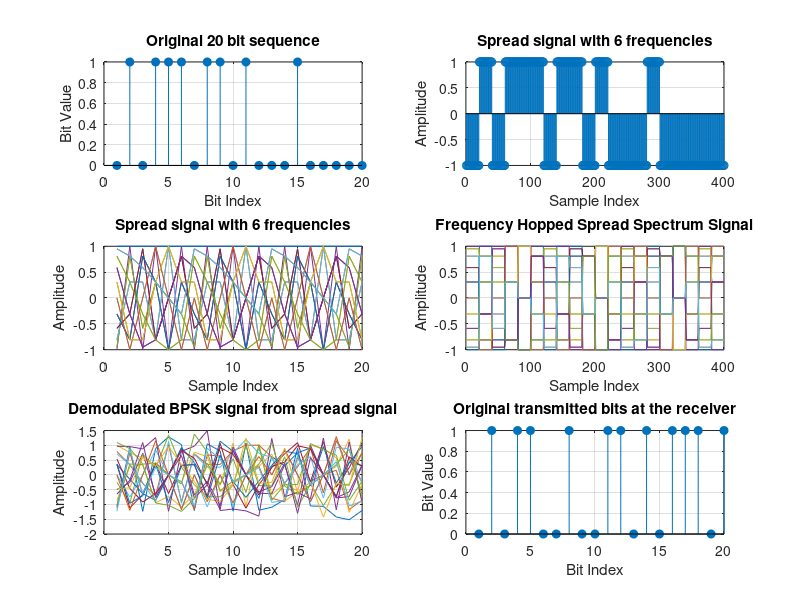

Write MATLAB code to recreate this figure.
%% EXPERIMENT 7 (FHSS)

numBits = 20;
numHops = 6;
hopFrequencies = [1, 2, 3, 4, 5, 6] * 1e3;
hopDuration = 1e-3;

snr = 10;
fs = 20e3;

dataBits = randi([0 1], numBits, 1);

modulatedData = 2*dataBits - 1;
bpskSignal = repelem(modulatedData, hopDuration * fs);

t = (0 : 1/fs : hopDuration - 1/fs);
fhssSignal = [];
hopSignal = [];

for i = 1:numBits
    hopIdx = mod(i-1, numHops) + 1;
    freq = hopFrequencies(hopIdx);
    carrier = cos(2 * pi * freq * t);
    hopSignal = [hopSignal; carrier];
    fhssSignal = [fhssSignal; bpskSignal((i - 1) * length(t) + 1 : i * length(t)) .* carrier];
end

receivedSignal = awgn(fhssSignal, snr, 'measured');

demodulatedSignal = [];

receivedBits = zeros(numBits, 1);
for i = 1:numBits
    hopIdx = mod(i - 1, numHops) + 1;
    freq = hopFrequencies(hopIdx);
    carrier = cos(2 * pi * freq * t);
    segment = receivedSignal((i - 1) * length(t) + 1 : i * length(t));
    demodulated = segment .* carrier;
    demodulatedSignal = [demodulatedSignal; demodulated];
    receivedBits(i) = sum(demodulated) > 0;
end

% Plotting
figure;

% Original 20 bit sequence
subplot(3, 2, 1);
stem(dataBits, 'filled');
title('Original 20 bit sequence');
xlabel('Bit Index');
ylabel('Bit Value');
grid on;

% BPSK modulated signal
subplot(3, 2, 2);
stem(bpskSignal);
title('Spread signal with 6 frequencies');
xlabel('Sample Index');
ylabel('Amplitude');
grid on;

% Spread signal with 6 frequencies
subplot(3, 2, 3);
plot(hopSignal);
title('Spread signal with 6 frequencies');
xlabel('Sample Index');
ylabel('Amplitude');
grid on;

% frequency hopped spread spectrum signal at transmitter
subplot(3, 2, 4);
plot(fhssSignal);
title('Frequency Hopped Spread Spectrum Signal');
xlabel('Sample Index');
ylabel('Amplitude');
grid on;

% Demodulated BPSK Signal from widespread signal
subplot(3, 2, 5);
plot(demodulatedSignal);
title('Demodulated BPSK signal from spread signal');
xlabel('Sample Index');
ylabel('Amplitude');
grid on;

% Original transmitted bits at the receiver
subplot(3, 2, 6);
stem(receivedBits, 'filled');
title('Original transmitted bits at the receiver');
xlabel('Bit Index');
ylabel('Bit Value');
grid on;

% Calculate and display BER
BER_fhss = sum(dataBits ~= receivedBits) / numBits;
fprintf('FHSS BER : %e\n', BER_fhss);
